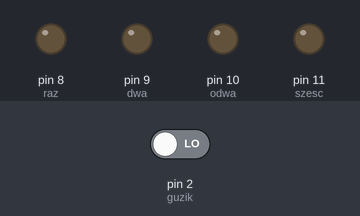
A sketch run on a simulated Arduino Uno, built with avr-gcc and run on an emulated ATmega328P. Parts: output pins drawn as LEDs (lit = HIGH). The inputs (shaded band) are chosen by the test bench; at power-on: pin 2 (guzik) LOW. Random numbers use the default seed unless the sketch sets one.

Above: at 1.2 s.
1.3 s: pin 2 (guzik) driven HIGH
At 2.7 s:
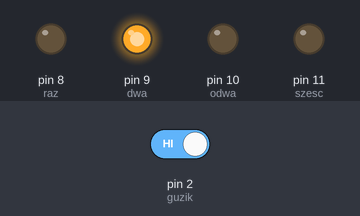
4.3 s: pin 2 (guzik) driven LOW
At 5.7 s:
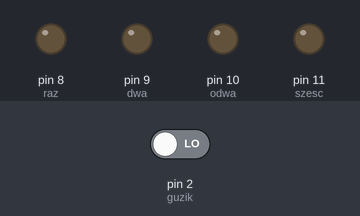
6.8 s: pin 2 (guzik) driven HIGH
At 8.1 s:
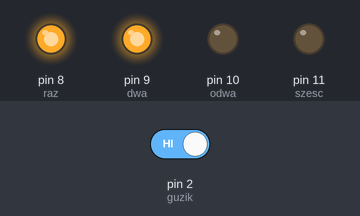
Timing chart, 0 to 60.3 s (numbered marks = the images above; inputs shaded):
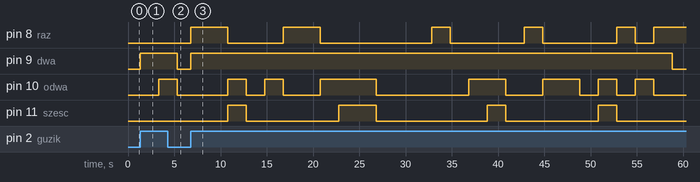

The sketch:

Kostka_do_gry.ino
```cpp
//Kostka do gry
/* 7 diod ulozonych jak w kostce do gry polaczonych nastepujaco:
srodkowa (1) do pinu 8
prawa gorna i lewa dolna (2) do pinu 9
prawa dolna i lewa gorna (odbicie 2) do pinu 10
srodkowe prawa i lewa do pinu 11
Tact switch podlaczony z jednej strony do +5V a z drugiej do pinu 2 + pull-down rezystor (10K)
Diody trzeba zaopatrzyc w stosowne resystory
*/

int raz=8;
int dwa=9;
int odwa=10;
int szesc=11;
int wynik;
int guzik=2;
int stanguzika;

void setup()   {
  pinMode(raz, OUTPUT);
  pinMode(dwa, OUTPUT);
  pinMode(odwa, OUTPUT);
  pinMode(szesc, OUTPUT);
  pinMode(guzik, INPUT);
}

void loop()  {
    digitalWrite(raz, LOW);
    digitalWrite(dwa, LOW);
    digitalWrite(odwa, LOW);
    digitalWrite(szesc, LOW);
   stanguzika = digitalRead(guzik);
     if (stanguzika == HIGH){
    wynik=random(5);

    //switch(wynik) {
      //case 0:
      if (wynik==0){
      digitalWrite(dwa, HIGH);
      digitalWrite(odwa, HIGH);
      digitalWrite(szesc, HIGH);
      delay(2000);}

      // case 1:
      if (wynik==1){
      digitalWrite(raz, HIGH);
      delay(2000);}

      //case 2:
      if (wynik==2){
      digitalWrite(dwa, HIGH);
      delay(2000); }

      //case 3:
      if (wynik==3){
      digitalWrite(raz, HIGH);
      digitalWrite(dwa, HIGH);
      delay(2000);}

      //case 4:
      if (wynik==4){
      digitalWrite(dwa, HIGH);
      digitalWrite(odwa, HIGH);
      delay(2000);}

      //case 5:
      if (wynik==5){
      digitalWrite(raz, HIGH);
      digitalWrite(dwa, HIGH);
      digitalWrite(odwa, HIGH);
      delay(2000); }
    }
 }
```

Measured:
- after the input at 1.3 s, pin 9 (dwa): LOW → HIGH at once; pin 10 (odwa): LOW → HIGH after 2.0 s
- after the input at 4.3 s, pin 9 (dwa): HIGH → LOW after 1.0 s
- after the input at 6.8 s, pin 8 (raz): LOW → HIGH at once, → LOW 4.0 s later, → HIGH 6.0 s later, → LOW 4.0 s later, … (11 changes in this stretch); pin 9 (dwa): LOW → HIGH at once, → LOW 52.0 s later
